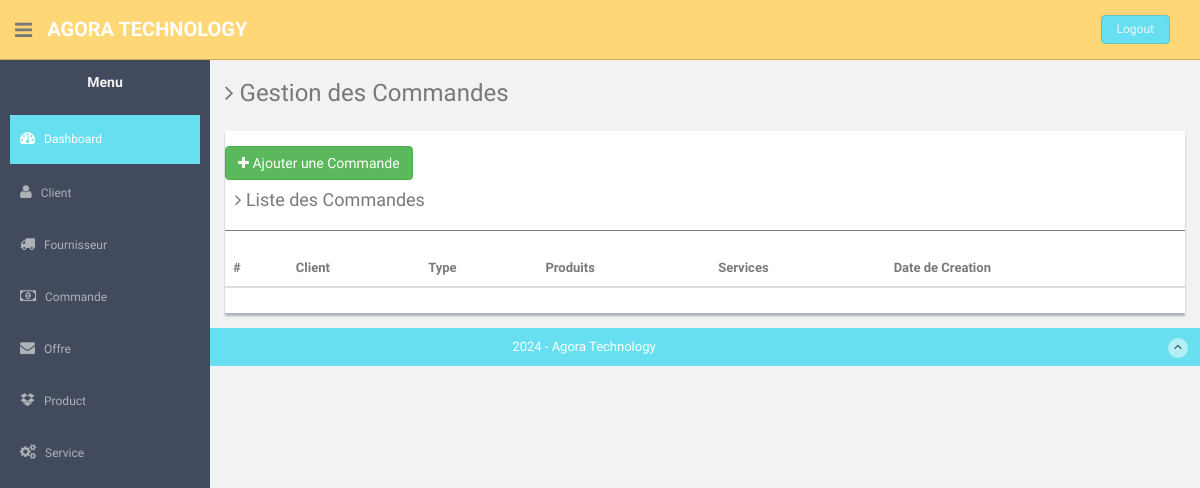
Before: /app/manage_commands/ (signed in) with the older database file.
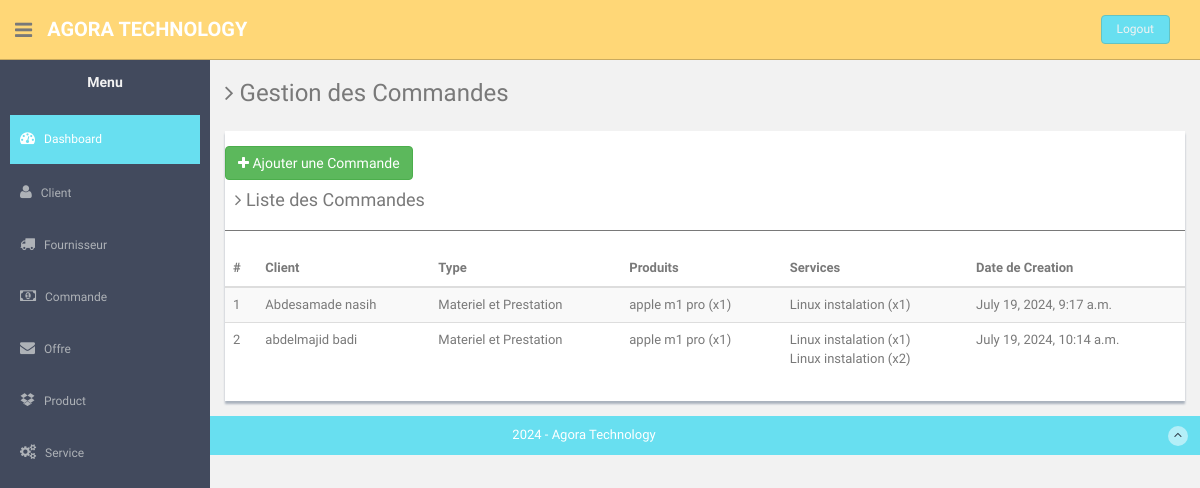
After: the same page with the newer database file.
### GcomApp/models.py (models this page shows, shortened)
class Command(models.Model):
    CLIENT_TYPE_CHOICES = [
        ('Prestation', 'Prestation'),
        ('Materiel', 'Materiel'),
        ('Materiel et Prestation', 'Materiel et Prestation'),
    ]
    client = models.ForeignKey(Client, on_delete=models.CASCADE)
    date_creation = models.DateTimeField(auto_now_add=True)
    type_commande = models.CharField(max_length=30, choices=CLIENT_TYPE_CHOICES, default='Prestation')
    products = models.ManyToManyField(Product, through='CommandeProduct', related_name='commands')
    services = models.ManyToManyField(Service, through='CommandeService', related_name='commands')

class Client(models.Model):
    nom = models.CharField(max_length=100)
    prenom = models.CharField(max_length=100)
    entreprise = models.CharField(max_length=100)
    adresse = models.CharField(max_length=200)
    mail = models.EmailField()
    numero_telephone = models.CharField(max_length=15)
    date_creation = models.DateTimeField(default=timezone.now)
    status = models.ManyToManyField(Status, related_name='clients')
    def __str__(self):
        return f"{self.prenom} {self.nom}"

class CommandeProduct(models.Model):
    command = models.ForeignKey(Command, on_delete=models.CASCADE)
    product = models.ForeignKey(Product, on_delete=models.CASCADE)
    quantity = models.PositiveIntegerField(default=1)

class Product(models.Model):
    name = models.CharField(max_length=100)
    brand = models.CharField(max_length=100)
    price = models.DecimalField(max_digits=10, decimal_places=2)

class CommandeService(models.Model):
    command = models.ForeignKey(Command, on_delete=models.CASCADE)
    service = models.ForeignKey(Service, on_delete=models.CASCADE)
    quantity = models.PositiveIntegerField(default=1)

class Service(models.Model):
    name = models.CharField(max_length=100)
    price = models.DecimalField(max_digits=10, decimal_places=2)

### GcomApp/views.py (the view)
# urls.py: path('manage_commands/', views.manage_commands, name='manage_commands'),
@login_required
def manage_commands(request):
    commandes = Command.objects.all()
    clients = Client.objects.all()
    products = Product.objects.all()
    services = Service.objects.all()
    command_form = CommandForm()
    product_form = ProductForm()
    service_form = ServiceForm()
    return render(request, 'Gcommande.html', {
        'commandes': commandes,
        'clients': clients,
        'products': products,
        'services': services,
        'command_form': command_form,
        'product_form': product_form,
        'service_form': service_form,
    })

### GcomApp/templates/Gcommande.html (shortened to what the changed rows need)
<!DOCTYPE html>
<html lang="en">
<head>
    {% load static %}
    <link href="{% static 'assets/css/bootstrap.css' %}" rel="stylesheet">
    <link href="{% static 'assets/font-awesome/css/font-awesome.css' %}" rel="stylesheet" />
    <link rel="stylesheet" type="text/css" href="{% static 'assets/css/zabuto_calendar.css' %}">
    <link rel="stylesheet" type="text/css" href="{% static 'assets/js/gritter/css/jquery.gritter.css' %}" />
    <link rel="stylesheet" type="text/css" href="{% static 'assets/lineicons/style.css' %}">
    <link href="{% static 'assets/css/style.css' %}" rel="stylesheet">
    <link href="{% static 'assets/css/style-responsive.css' %}" rel="stylesheet">
</head>
<body>
    <section id="container">
        <section id="main-content">
            <section class="wrapper">
                <div class="row mt">
                    <div class="col-md-12">
                        <div class="content-panel">
                            <table class="table table-striped table-advance table-hover">
                                <thead>
                                    <tr>
                                        <th>#</th>
                                        <th>Client</th>
                                        <th>Type</th>
                                        <th>Produits</th>
                                        <th>Services</th>
                                        <th>Date de Creation</th>
                                    </tr>
                                </thead>
                                <tbody id="commandeTableBody">
                                    {% for commande in commandes %}
                                    <tr id="commande-{{ commande.id }}">
                                        <td>{{ forloop.counter }}</td>
                                        <td>{{ commande.client }}</td>
                                        <td>{{ commande.get_type_commande_display }}</td>
                                        <td>
                                            {% for product in commande.commandeproduct_set.all %}
                                                {{ product.product.name }} (x{{ product.quantity }})<br>
                                            {% endfor %}
                                        </td>
                                        <td>
                                            {% for service in commande.commandeservice_set.all %}
                                                {{ service.service.name }} (x{{ service.quantity }})<br>
                                            {% endfor %}
                                        </td>
                                        <td>{{ commande.date_creation }}</td>
                                    </tr>
                                    {% endfor %}
                                </tbody>
                            </table>
                        </div>
                    </div>
                </div>
            </section>
        </section>
    </section>
</body>
</html>

Changed rows visible on the page:
added Command: client "Abdesamade nasih", type_commande "Materiel et Prestation", date_creation "July 19, 2024, 9:17 a.m."
added CommandeProduct: product.name "apple m1 pro", quantity "1", shown under "Abdesamade nasih"
added CommandeService: service.name "Linux instalation", quantity "1", shown under "Abdesamade nasih"
added Command: client "abdelmajid badi", type_commande "Materiel et Prestation", date_creation "July 19, 2024, 10:14 a.m."
added CommandeProduct: product.name "apple m1 pro", quantity "1", shown under "abdelmajid badi"
added CommandeService: service.name "Linux instalation", quantity "1", shown under "abdelmajid badi"
added CommandeService: service.name "Linux instalation", quantity "2", shown under "abdelmajid badi"
